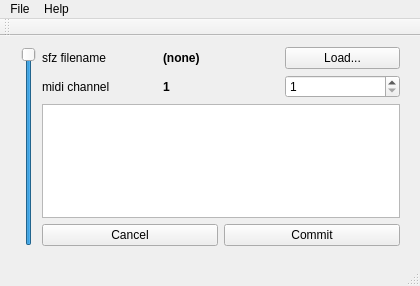
<?xml version="1.0" encoding="UTF-8"?>
<ui version="4.0">
 <class>LiquidMainWindow</class>
 <widget class="QMainWindow" name="LiquidMainWindow">
  <property name="geometry">
   <rect>
    <x>0</x>
    <y>0</y>
    <width>420</width>
    <height>286</height>
   </rect>
  </property>
  <property name="sizePolicy">
   <sizepolicy hsizetype="Preferred" vsizetype="Preferred">
    <horstretch>0</horstretch>
    <verstretch>0</verstretch>
   </sizepolicy>
  </property>
  <property name="windowTitle">
   <string>LiquidMainWindow</string>
  </property>
  <widget class="QWidget" name="centralWidget">
   <property name="sizePolicy">
    <sizepolicy hsizetype="Preferred" vsizetype="Preferred">
     <horstretch>0</horstretch>
     <verstretch>0</verstretch>
    </sizepolicy>
   </property>
   <property name="minimumSize">
    <size>
     <width>420</width>
     <height>225</height>
    </size>
   </property>
   <property name="maximumSize">
    <size>
     <width>420</width>
     <height>225</height>
    </size>
   </property>
   <widget class="QWidget" name="horizontalLayoutWidget">
    <property name="geometry">
     <rect>
      <x>10</x>
      <y>0</y>
      <width>401</width>
      <height>221</height>
     </rect>
    </property>
    <layout class="QHBoxLayout" name="horizontalLayout_4">
     <property name="spacing">
      <number>6</number>
     </property>
     <item>
      <widget class="QSlider" name="gainSlider">
       <property name="maximum">
        <number>100</number>
       </property>
       <property name="value">
        <number>100</number>
       </property>
       <property name="orientation">
        <enum>Qt::Vertical</enum>
       </property>
      </widget>
     </item>
     <item>
      <layout class="QVBoxLayout" name="verticalLayout_2">
       <item>
        <layout class="QHBoxLayout" name="horizontalLayout_5">
         <item>
          <widget class="QLabel" name="label_3">
           <property name="text">
            <string>sfz filename</string>
           </property>
          </widget>
         </item>
         <item>
          <widget class="QLabel" name="sfzFileLabel">
           <property name="font">
            <font>
             <weight>75</weight>
             <bold>true</bold>
            </font>
           </property>
           <property name="text">
            <string>(none)</string>
           </property>
          </widget>
         </item>
         <item>
          <widget class="QPushButton" name="sfzLoadButton">
           <property name="text">
            <string>Load...</string>
           </property>
          </widget>
         </item>
        </layout>
       </item>
       <item>
        <layout class="QHBoxLayout" name="horizontalLayout_2">
         <item>
          <widget class="QLabel" name="label_2">
           <property name="text">
            <string>midi channel</string>
           </property>
          </widget>
         </item>
         <item>
          <widget class="QLabel" name="midiChannelLabel">
           <property name="font">
            <font>
             <weight>75</weight>
             <bold>true</bold>
            </font>
           </property>
           <property name="text">
            <string>1</string>
           </property>
          </widget>
         </item>
         <item>
          <widget class="QSpinBox" name="midiChannelSpinBox">
           <property name="minimum">
            <number>1</number>
           </property>
           <property name="maximum">
            <number>16</number>
           </property>
          </widget>
         </item>
        </layout>
       </item>
       <item>
        <widget class="QPlainTextEdit" name="logTextEdit"/>
       </item>
       <item>
        <layout class="QHBoxLayout" name="horizontalLayout_3">
         <item>
          <widget class="QPushButton" name="cancelButton">
           <property name="text">
            <string>Cancel</string>
           </property>
          </widget>
         </item>
         <item>
          <widget class="QPushButton" name="commitButton">
           <property name="text">
            <string>Commit</string>
           </property>
          </widget>
         </item>
        </layout>
       </item>
      </layout>
     </item>
    </layout>
   </widget>
  </widget>
  <widget class="QMenuBar" name="menuBar">
   <property name="geometry">
    <rect>
     <x>0</x>
     <y>0</y>
     <width>420</width>
     <height>22</height>
    </rect>
   </property>
   <widget class="QMenu" name="menuFile">
    <property name="title">
     <string>File</string>
    </property>
    <addaction name="actionQuit"/>
   </widget>
   <widget class="QMenu" name="menuHelp">
    <property name="title">
     <string>Help</string>
    </property>
    <addaction name="actionAbout"/>
   </widget>
   <addaction name="menuFile"/>
   <addaction name="menuHelp"/>
  </widget>
  <widget class="QToolBar" name="mainToolBar">
   <attribute name="toolBarArea">
    <enum>TopToolBarArea</enum>
   </attribute>
   <attribute name="toolBarBreak">
    <bool>false</bool>
   </attribute>
  </widget>
  <widget class="QStatusBar" name="statusBar"/>
  <action name="actionQuit">
   <property name="text">
    <string>Quit</string>
   </property>
  </action>
  <action name="actionAbout">
   <property name="text">
    <string>About</string>
   </property>
  </action>
 </widget>
 <layoutdefault spacing="6" margin="11"/>
 <resources/>
 <connections>
  <connection>
   <sender>actionQuit</sender>
   <signal>triggered()</signal>
   <receiver>LiquidMainWindow</receiver>
   <slot>close()</slot>
   <hints>
    <hint type="sourcelabel">
     <x>-1</x>
     <y>-1</y>
    </hint>
    <hint type="destinationlabel">
     <x>209</x>
     <y>142</y>
    </hint>
   </hints>
  </connection>
 </connections>
</ui>
